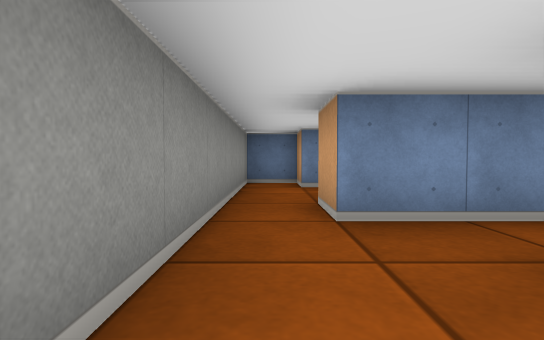
view 1 (above)

22 first-person views from a walk through a cub3D maze. The camera is about half as high as the walls, tilts 2° down and sees 80° across. The floor is counted in squares. Each view is taken from the middle of a square. On the plan, view 1 faces up. The plan holds only what a view shows up to about 9 squares ahead; the rest is blank.

view 2
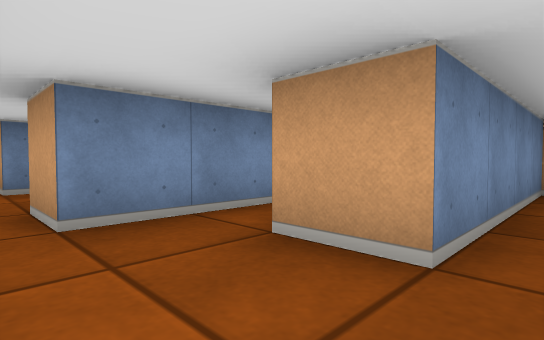

view 3
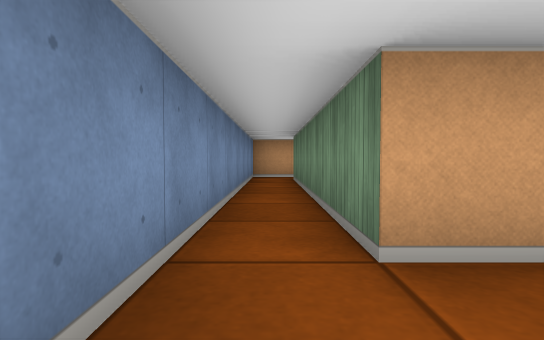

view 4
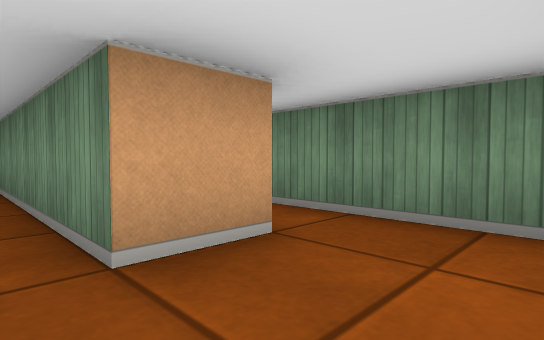

view 5
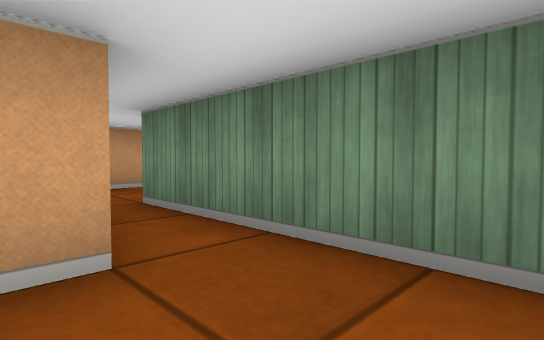

view 6
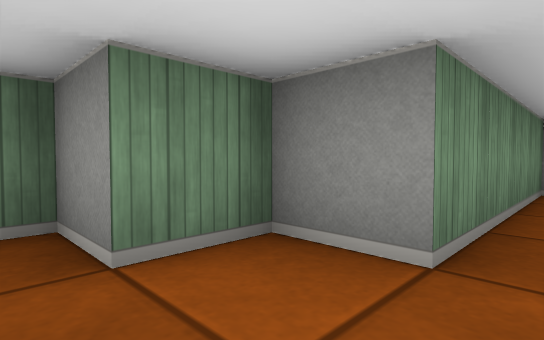

view 7
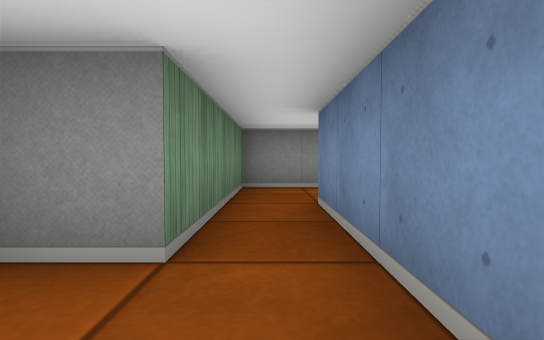

view 8
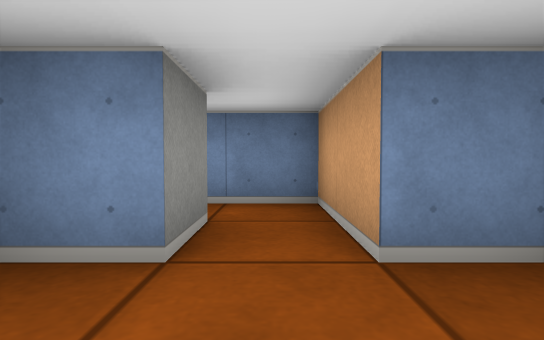

view 9
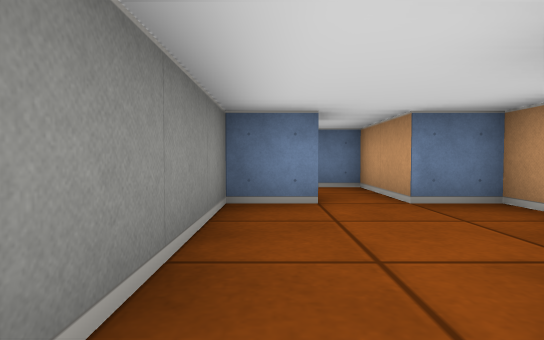

view 10
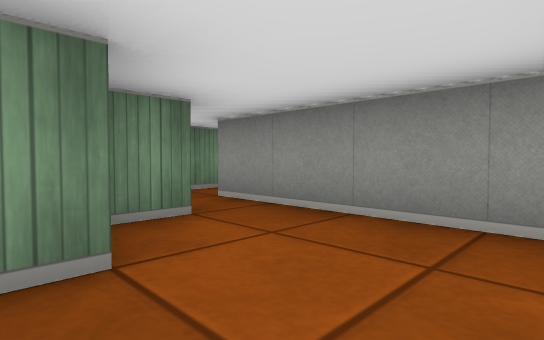

view 11
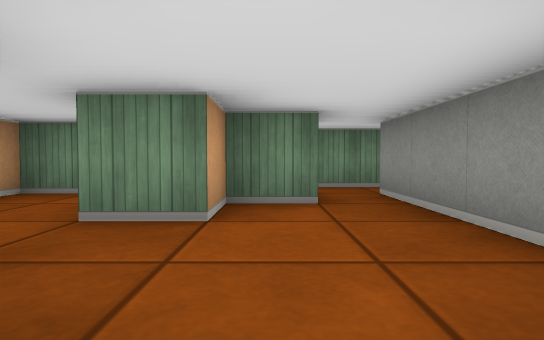

view 12
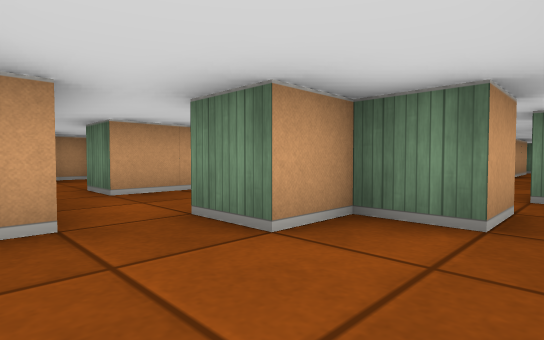

view 13
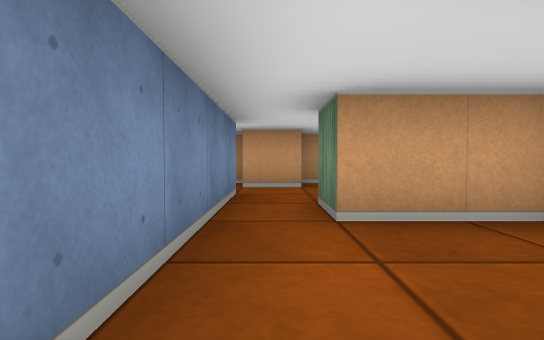

view 14
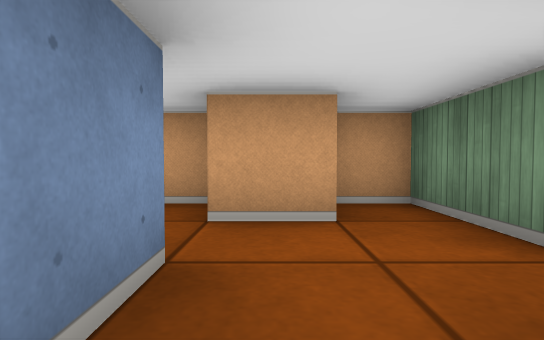

view 15
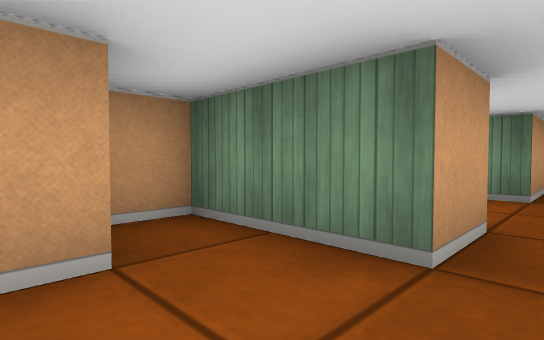

view 16
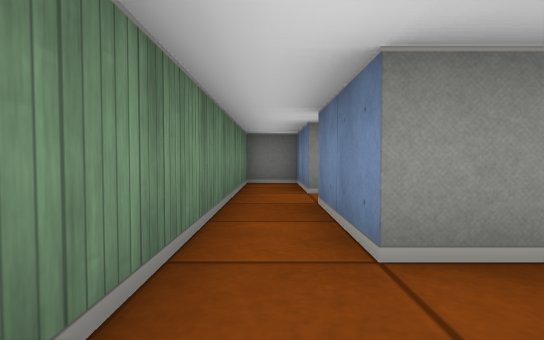

view 17
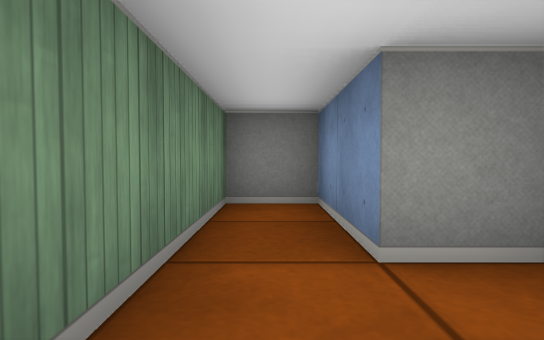

view 18
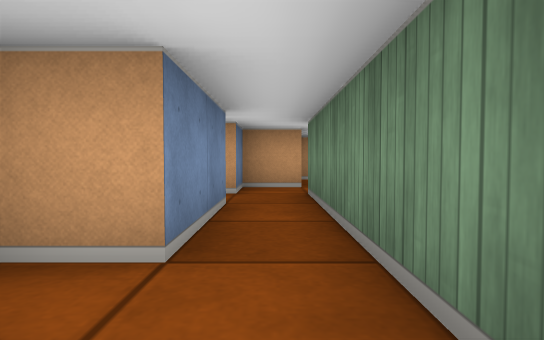

view 19
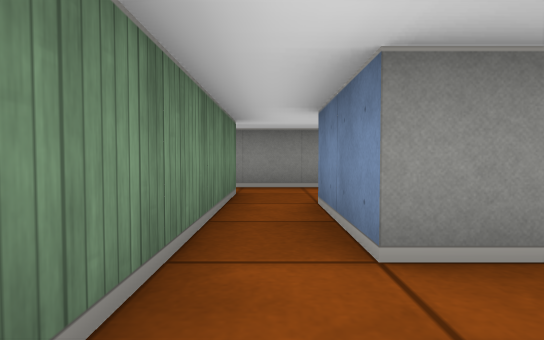

view 20
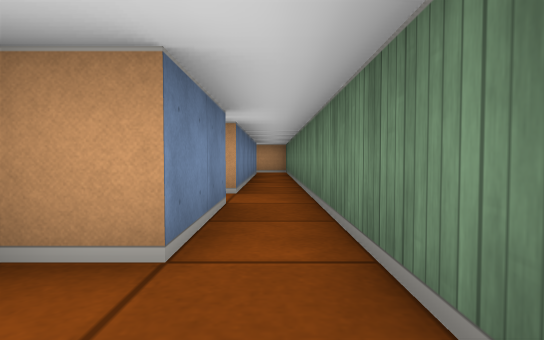

view 21
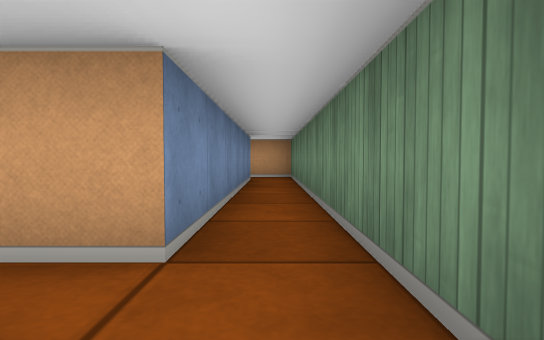

view 22
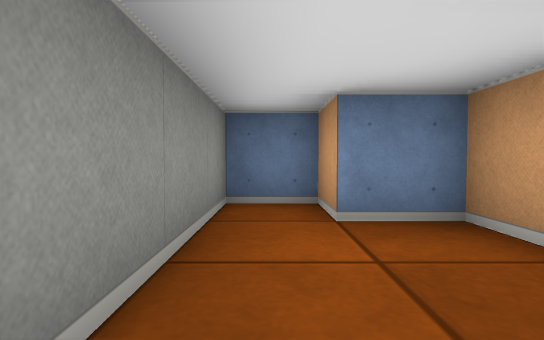

### Floor plan
Points are (right, up) in squares from view 1. A wall is a line through its corners. A room is listed if a view was taken in it or the views show most of it. See-through windows are left out.
Room 1 (views 1, 2, 6, 7)
walls: (5.5, -1.4) (5.5, 0.5) (1.5, 0.5); (-0.5, 0.5) (-0.5, -0.5) (3.5, -0.5) (3.5, -1.5) (4.5, -1.5) (4.5, -2.5) (4.9, -2.5)
ways out: opening at (0.5, 1) to room 2
Room 2 (views 3, 4, 5, 11, 22)
walls: (1.5, 0.5) (1.5, 1.5) (7.5, 1.5) (7.5, 0.5); (-0.5, 3.5) (-0.5, 0.5); (8.5, 0.5) (8.5, 2.5) (0.5, 2.5) (0.5, 3.5)
ways out: opening at (0.5, 1) to room 1; opening at (8, 1) to room 3; opening at (0, 3) to room 6
Room 3 (views 8, 9, 10, 12, 13)
walls: (7.5, 0.5) (6.5, 0.5) (6.5, -3.5); (9.5, -0.5) (9.5, 0.5) (8.5, 0.5); (7.5, -3.5) (7.5, -2.5) (8.5, -2.5) (8.5, -1.5) (9.5, -1.5)
ways out: opening at (8, 1) to room 2; opening at (7, -3) to room 5; opening at (10, -1) to room 7
Room 4 (views 14, 15)
walls: (14.5, -1.6) (14.5, -0.5); (11.5, -1.5) (12.5, -1.5); (13.5, -0.5) (11.5, -0.5); (13.5, -3.6) (13.5, -2.5) (15.5, -2.5) (15.5, -1.5)
ways out: opening at (12, -1) to room 7; opening at (13, -3); opening at (14, 0)
Room 5 (views 16, 17, 18)
walls: (6.5, -3.5) (4.5, -3.5); (3.5, -3.5) (1.5, -3.5) (1.5, -4.5) (7.5, -4.5); (8.5, -4.6) (8.5, -3.5) (7.5, -3.5)
ways out: opening at (7, -3) to room 3; opening at (8, -7.5); opening at (9, -5)
Room 6 (views 19, 20, 21)
walls: (3.5, 4.5) (1.5, 4.5) (1.5, 5.5) (0.5, 5.5); (0.5, 3.5) (11.5, 3.5) (11.5, 4.6); (0.5, 6.5) (-0.5, 6.5) (-0.5, 3.5); (10.5, 4.5) (4.5, 4.5)
ways out: opening at (0, 3) to room 2; opening at (4, 5)
Room 7 (no view inside)
walls: (10.6, -3.5) (11.5, -3.5) (11.5, -1.5); (11.5, -0.5) (9.5, -0.5)
ways out: opening at (10, -1) to room 3; opening at (12, -1) to room 4

Positions as (right, up) in squares from view 1, and headings:
1: (0, 0), facing up
2: (0, 0), facing up-right
3: (0, 2), facing right
4: (0, 2), facing down-right
5: (0, 1), facing down-right
6: (5, 0), facing down-left
7: (5, 0), facing left
8: (8, -1), facing up
9: (7, -3), facing up
10: (9, 0), facing down-left
11: (8, 1), facing down
12: (7, 0), facing down-right
13: (9, -1), facing right
14: (12, -1), facing right
15: (13, -1), facing down-right
16: (8, -4), facing left
17: (5, -4), facing left
18: (3, -4), facing right
19: (5, 4), facing left
20: (0, 4), facing right
21: (3, 4), facing right
22: (0, 3), facing up
